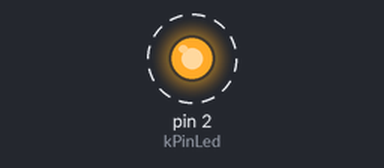
The sketch below on a simulated Arduino Uno, built with avr-gcc and run on an emulated ATmega328P. On the bench: output pins drawn as LEDs (lit = HIGH). Dashed ring = blinking.

Above: at 0.5 s.
Timing chart, 0 to 4.6 s (numbered marks = the images above):
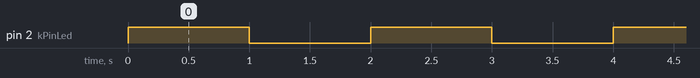

The sketch:

1_2_sketch.ino
```cpp
const int kPinLed = 2;

void setup() {
  pinMode(kPinLed, OUTPUT);
}

void loop() {
  digitalWrite(kPinLed, HIGH);
  delay(1000);
  digitalWrite(kPinLed, LOW);
  delay(1000);
}
```

Measured:
- by itself, pin 2 (kPinLed): alternates HIGH for 1.0 s and LOW for 1.0 s
